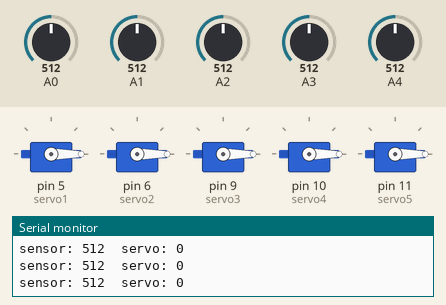
This sketch was run on a simulated Arduino Uno, built with avr-gcc and run on an emulated ATmega328P. Shown: 5 × servo, the last lines printed to the serial monitor. The test bench sets the inputs (shaded band); at power-on: A3 = 512, A0 = 512, A1 = 512, A2 = 512, A4 = 512.

Above: at 1.2 s.
1.3 s: A3 set to 992
At 1.9 s:
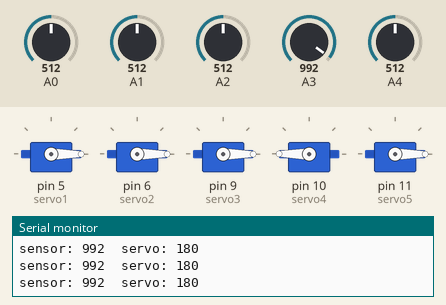
2.8 s: A0 set to 992
At 3.4 s:
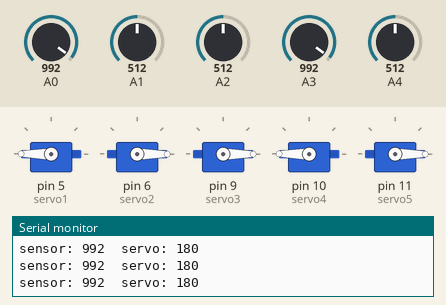
4.3 s: A1 set to 992
At 5.1 s:
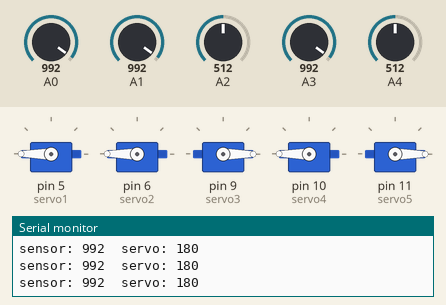
5.8 s: A2 set to 992
At 6.5 s:
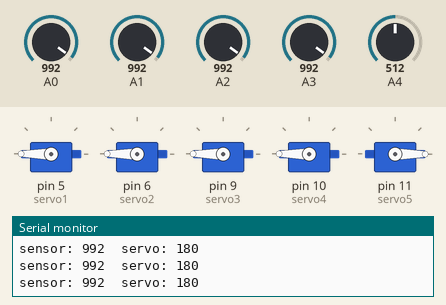
7.3 s: A4 set to 992
At 7.9 s:
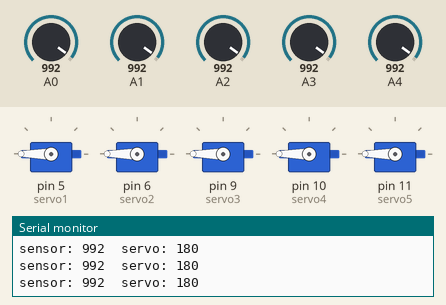
8.8 s: A3 set to 716
At 9.5 s:
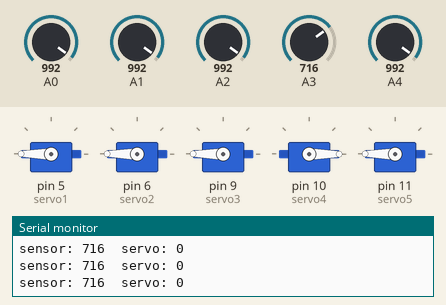
Timing chart, 0 to 11.3 s (numbered marks = the images above; inputs shaded):
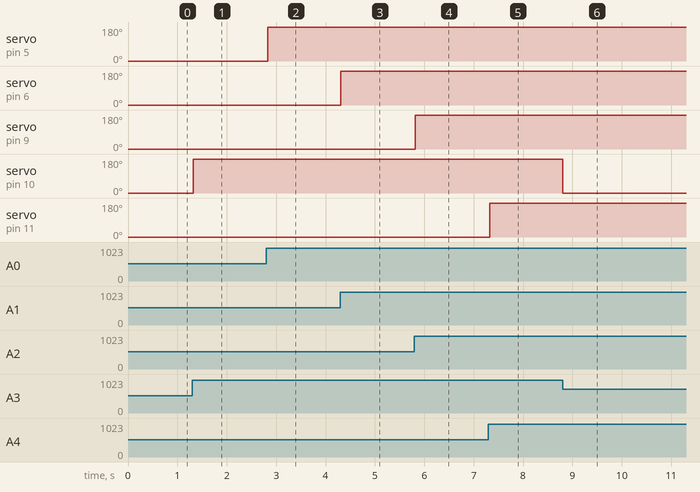

Measured:
- after the input at 1.3 s, servo on pin 10 (servo4): 0° → 180° at once
- after the input at 2.8 s, servo on pin 5 (servo1): 0° → 180° at once
- after the input at 4.3 s, servo on pin 6 (servo2): 0° → 180° at once
- after the input at 5.8 s, servo on pin 9 (servo3): 0° → 180° at once
- after the input at 7.3 s, servo on pin 11 (servo5): 0° → 180° at once
- after the input at 8.8 s, servo on pin 10 (servo4): 180° → 0° at once

The sketch:

Flex_to_Servo.ino
```cpp
#include <Servo.h> //servo library

Servo servo1; //create servo object
Servo servo2;
Servo servo3;
Servo servo4;
Servo servo5;

void setup()
{
  Serial.begin(9600);
  servo1.attach(5); //enable control of servo, PWM digital 5 pin for servo
  servo2.attach(6);
  servo3.attach(9);
  servo4.attach(10);
  servo5.attach(11);

}

void loop()
{
  int flexposition1; //MIDDLE  (initiate input value FROM the flex senseo)
  int flexposition2; //THUMB
  int flexposition3; //RING
  int flexposition4; //INDEX
  int flexposition5; //PINKY

  int servoposition1; //initiate output value TO the servoh
  int servoposition2;
  int servoposition3;
  int servoposition4;
  int servoposition5;

  flexposition1 = analogRead(0); //0 to 1023, Analogue 0 pin for flex sensor
  flexposition2 = analogRead(1);
  flexposition3 = analogRead(2);
  flexposition4 = analogRead(3);
  flexposition5 = analogRead(4);

  servoposition1 = map(flexposition1, 830, 900, 0, 180); //map flex value onto servo angle
  servoposition1 = constrain(servoposition1, 0, 180); //make sure it doesn't overshoot
  servoposition2 = map(flexposition2, 850, 910, 0, 180);
  servoposition2 = constrain(servoposition2, 0, 180);
  servoposition3 = map(flexposition3, 800, 880, 0, 180); //Tweal these manually to match each sensor value using Serial.print
  servoposition3 = constrain(servoposition3, 0, 180);
  servoposition4 = map(flexposition4, 960, 970, 0, 180);
  servoposition4 = constrain(servoposition4, 0, 180);
  servoposition5 = map(flexposition5, 920, 970, 0, 180);
  servoposition5 = constrain(servoposition5, 0, 180);

  servo1.write(servoposition1); //move servo this angle
  servo2.write(servoposition2);
  servo3.write(servoposition3);
  servo4.write(servoposition4);
  servo5.write(servoposition5);

  Serial.print("sensor: "); //use this to tweak the values
  Serial.print(flexposition4);
  Serial.print("  servo: ");
  Serial.println(servoposition4); //println ensures it is all on the same line

  delay(20); //wait 20ms between servo updates
}
```
